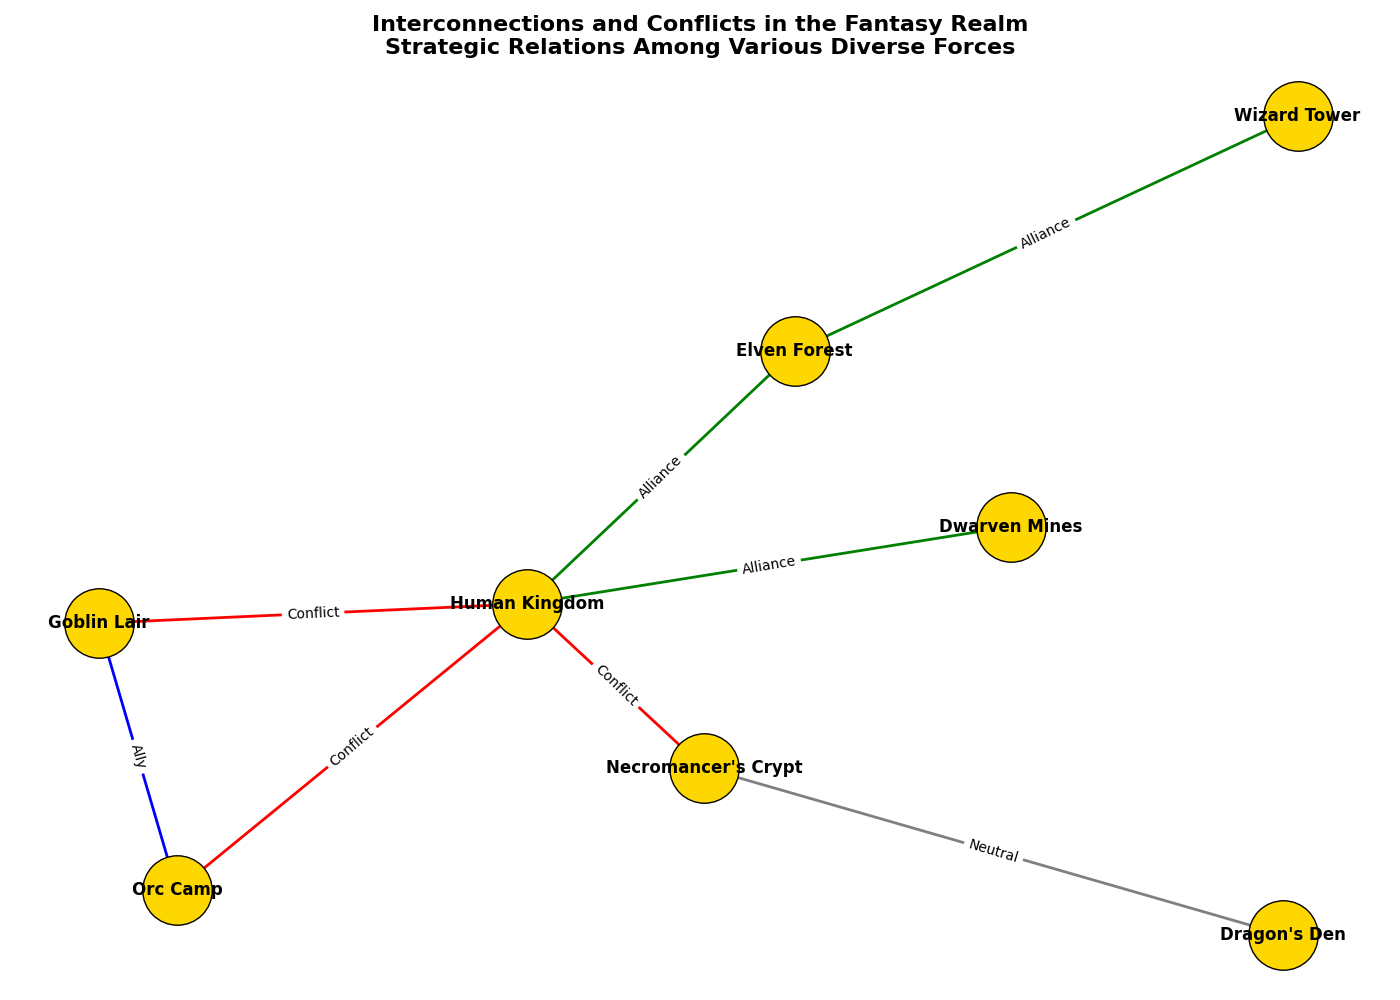

The script that drew this image:
import matplotlib.pyplot as plt
import networkx as nx

nodes = [
    "Elven Forest", "Dwarven Mines", "Human Kingdom",
    "Orc Camp", "Wizard Tower", "Goblin Lair",
    "Dragon's Den", "Necromancer's Crypt"
]

edges = {
    ("Elven Forest", "Human Kingdom"): {'relation': 'Alliance', 'weight': 5},
    ("Dwarven Mines", "Human Kingdom"): {'relation': 'Alliance', 'weight': 4},
    ("Human Kingdom", "Orc Camp"): {'relation': 'Conflict', 'weight': 6},
    ("Wizard Tower", "Elven Forest"): {'relation': 'Alliance', 'weight': 3},
    ("Goblin Lair", "Orc Camp"): {'relation': 'Ally', 'weight': 4},
    ("Dragon's Den", "Necromancer's Crypt"): {'relation': 'Neutral', 'weight': 2},
    ("Necromancer's Crypt", "Human Kingdom"): {'relation': 'Conflict', 'weight': 5},
    ("Human Kingdom", "Goblin Lair"): {'relation': 'Conflict', 'weight': 3}
}

G = nx.DiGraph()
G.add_nodes_from(nodes)
for (start, end), attrs in edges.items():
    G.add_edge(start, end, **attrs)

pos = nx.spring_layout(G, seed=42)

plt.figure(figsize=(14, 10))

colors = {
    'Alliance': 'green',
    'Conflict': 'red',
    'Ally': 'blue',
    'Neutral': 'grey'
}

nx.draw_networkx_nodes(G, pos, node_size=2500, node_color='#FFD700', edgecolors='black')
nx.draw_networkx_labels(G, pos, font_size=12, font_weight='bold')

for (start, end), attrs in edges.items():
    nx.draw_networkx_edges(G, pos, edgelist=[(start, end)], arrowstyle='->', arrowsize=20, width=2, edge_color=colors[attrs['relation']])
    nx.draw_networkx_edge_labels(G, pos, edge_labels={(start, end): attrs['relation']}, font_color='black')

plt.title("Interconnections and Conflicts in the Fantasy Realm\nStrategic Relations Among Various Diverse Forces", fontsize=16, fontweight='bold')

plt.axis('off')
plt.tight_layout()

plt.show()
